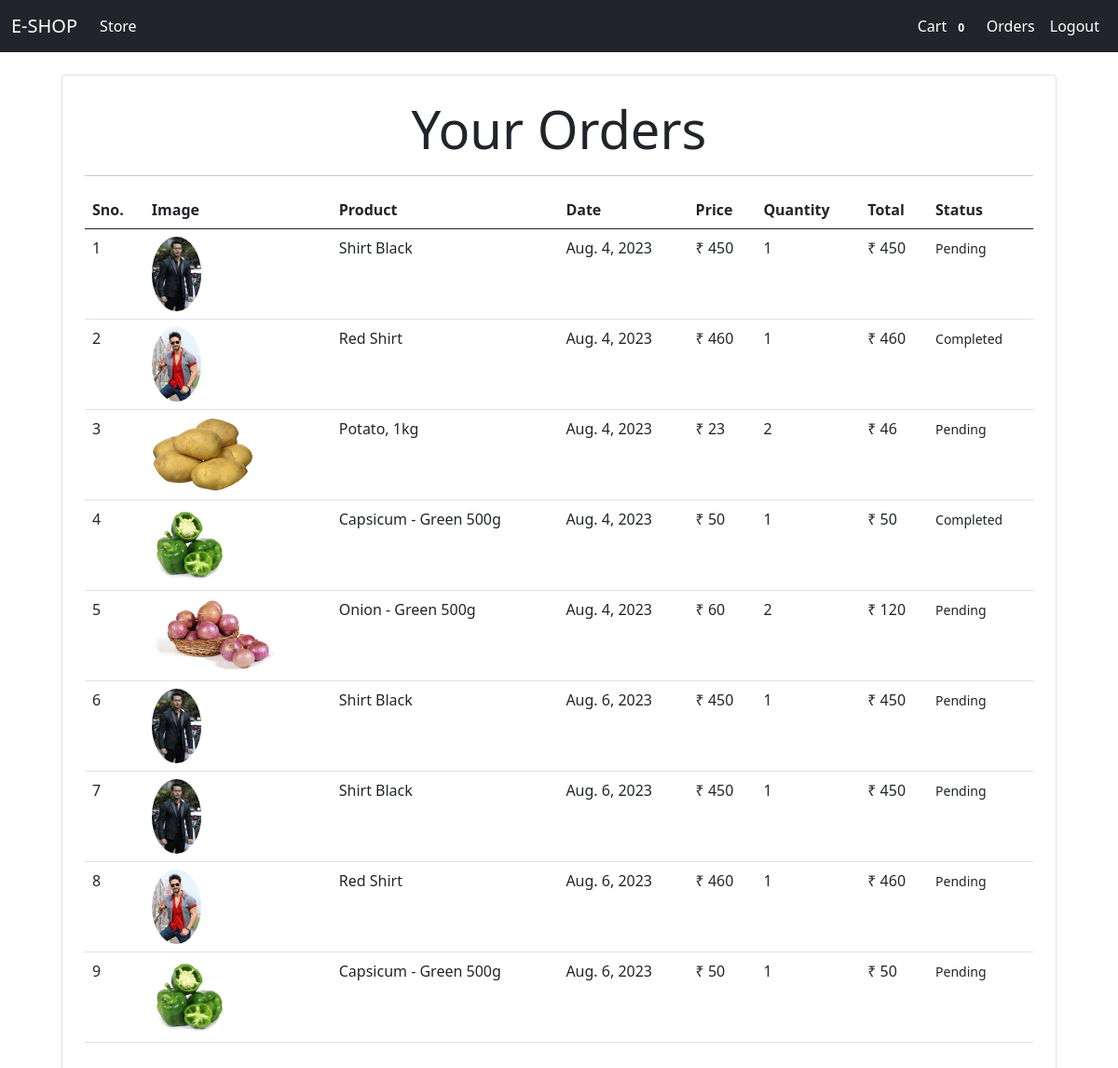
The app's page /orders (signed in) with its own data.
### store/models/orders.py (models this page shows, shortened)
class Order(models.Model):
    product = models.ForeignKey(Product,on_delete=models.CASCADE)
    customer = models.ForeignKey(Customer,on_delete=models.CASCADE)
    quantity = models.IntegerField(default=1)
    price = models.IntegerField()
    address = models.CharField(max_length=50,default='',blank=True)
    phone = models.CharField(max_length=50,default=50)
    date = models.DateField(default=datetime.datetime.today)
    status =models.BooleanField(default=False)
    @staticmethod
    def get_orders_by_customer(customer_id):
        return Order.objects.filter(customer = customer_id).order_by('-date')

### store/models/product.py (models this page shows, shortened)
class Product(models.Model):
    name = models.CharField(max_length=50)
    price = models.IntegerField(default=0)
    category = models.ForeignKey(Category,on_delete=models.CASCADE,default=1)
    description = models.CharField(max_length=200, default='',null=True,blank=True)
    image = models.ImageField(upload_to='uploads/products/')

### store/middlewares/auth.py (the view)
    def middleware(request):
        print(request.session.get('customer'))
        returnUrl = request.META['PATH_INFO']
        print(request.META['PATH_INFO'])
        if not request.session.get('customer'):
               return redirect(f'login?return_url={returnUrl}')
        responce = get_response(request)
        return responce

### store/templatetags/custom_filters.py (called while the page is built)
@register.filter(name='currency')
def currency(number):
    return "₹ " + str(number)

@register.filter(name='multiply')
def multiply(number,number1):
    return number * number1

### store/views/orders.py (called while the page is built)
    def get(self,request):
        customer = request.session.get('customer')
        orders = Order.get_orders_by_customer(customer)
        print(orders)
        orders = orders.reverse()
        return render(request,'orders.html',{'orders':orders})

### store/templates/orders.html
{% extends 'base.html' %}
{% block content %}
{%load cart%}
{%load custom_filters%}
<div class="container">
    <div class="border rounded p-4 m-4">
        <p class="display-4 pl-4 ml-4 text-center"><b>Your Orders</b></p>
        <hr>
        <table class="table">
            <thead>
                <tr>
                    <th>Sno.</th>
                    <th>Image</th>
                    <th>Product</th>
                    <th>Date</th>
                    <th>Price</th>
                    <th>Quantity</th>
                    <th>Total</th>
                    <th>Status</th>
                </tr>
            </thead>
            <tbody>
                {%for order in orders%}
                <tr>
                    <td>{{forloop.counter}}</td>
                    <td><img src="{{order.product.image.url}}" style="height:80px;" class="rounded-circle" alt=""></td>
                    <td>{{order.product.name}}</td>
                    <td>{{order.date}}</td>
                    <td>{{order.product.price|currency}}</td>
                    <td>{{order.quantity}}</td>
                    <td>{{order.quantity|multiply:order.price|currency}}</td>
                    {% if order.status %}
                    <td><small>Completed</small></td>
                    {% else %}
                    <td><small>Pending</small></td>
                    {% endif%}
                </tr>
                {%endfor%}
            </tbody>
        </table>
    </div>
</div>
{% endblock %}

### store/templates/base.html (shortened to what this page needs)
<!doctype html>
<html lang="en">
<head>
  <link href="https://cdn.jsdelivr.net/npm/bootstrap@5.0.2/dist/css/bootstrap.min.css" rel="stylesheet"
>
</head>
<body>
  <nav class="navbar navbar-expand-lg navbar-dark bg-dark">
    <div class="container-fluid">
      <a class="navbar-brand" href="/">E-SHOP</a>
      <div class="collapse navbar-collapse" id="navbarSupportedContent">
        <ul class="navbar-nav me-auto mb-2 mb-lg-0">
          <li class="nav-item">
            <a class="nav-link active" aria-current="page" href="#">Store</a>
          </li>
        </ul>
        <ul class="navbar-nav my-2 my-lg-0">
          <li class="nav-item">
            <a class="nav-link active" aria-current="page" href="/cart">Cart
                 <span class="badge badge-info">{{request.session.cart.keys|length}}</span>
            </a>
          </li>
          {%if request.session.customer %}
          <li class="nav-item">
            <a class="nav-link active" aria-current="page" href="/orders">Orders</a>
          </li>
          <li class="nav-item">
            <a class="nav-link active" aria-current="page" href="/logout">Logout</a>
          </li>
          {%endif%}
        </ul>
      </div>
    </div>
  </nav>
   {% block content %}{% endblock content %}
</body>
</html>

### records on screen
Order: product.image (picture), product.name "Shirt Black", date "Aug. 4, 2023", product.price "₹ 450", quantity "1", quantity|multiply "₹ 450", status "Pending"
Order: product.image (picture), product.name "Red Shirt", date "Aug. 4, 2023", product.price "₹ 460", quantity "1", quantity|multiply "₹ 460", status "Completed"
Order: product.image (picture), product.name "Potato, 1kg", date "Aug. 4, 2023", product.price "₹ 23", quantity "2", quantity|multiply "₹ 46", status "Pending"
Order: product.image (picture), product.name "Capsicum - Green 500g", date "Aug. 4, 2023", product.price "₹ 50", quantity "1", quantity|multiply "₹ 50", status "Completed"
Order: product.image (picture), product.name "Onion - Green 500g", date "Aug. 4, 2023", product.price "₹ 60", quantity "2", quantity|multiply "₹ 120", status "Pending"
Order: product.image (picture), product.name "Shirt Black", date "Aug. 6, 2023", product.price "₹ 450", quantity "1", quantity|multiply "₹ 450", status "Pending"
Order: product.image (picture), product.name "Shirt Black", date "Aug. 6, 2023", product.price "₹ 450", quantity "1", quantity|multiply "₹ 450", status "Pending"
Order: product.image (picture), product.name "Red Shirt", date "Aug. 6, 2023", product.price "₹ 460", quantity "1", quantity|multiply "₹ 460", status "Pending"
Order: product.image (picture), product.name "Capsicum - Green 500g", date "Aug. 6, 2023", product.price "₹ 50", quantity "1", quantity|multiply "₹ 50", status "Pending"

### other values on screen
{{ request.session.cart.keys|length }} "0"
